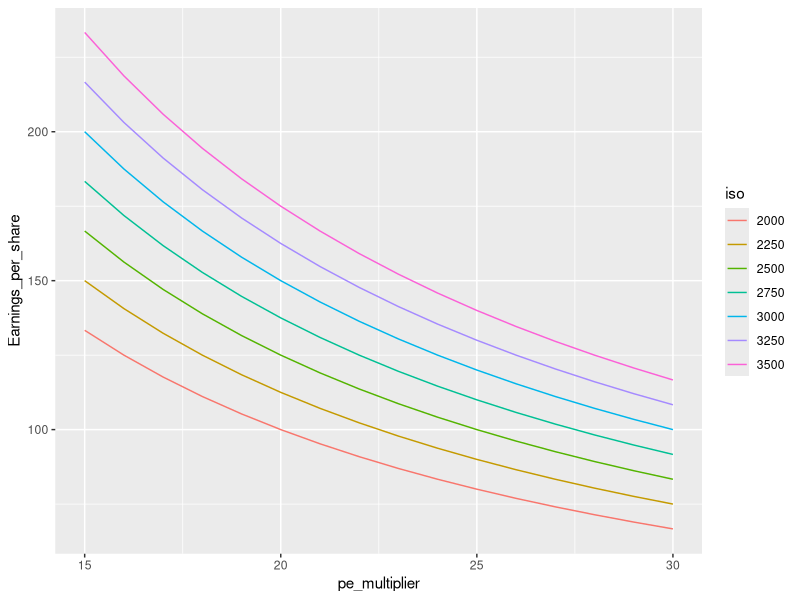

Recreate this plot in R.
## ---- chunk 1
knitr::opts_chunk$set(echo = FALSE)
## ---- chunk 2
library(tidyr)
library(ggplot2)
library(stringr)
pe_multiplier=seq(15,30,1)
eps2750=2750/pe_multiplier
eps2500=2500/pe_multiplier
eps2250=2250/pe_multiplier
eps2000=2000/pe_multiplier
eps3000=3000/pe_multiplier
eps3250=3250/pe_multiplier
eps3500=3500/pe_multiplier
cm=data.frame(pe_multiplier,eps2000,eps2250,eps2500,eps2750,eps3000,eps3250,eps3500)
cmlong=gather(cm,"iso","Earnings_per_share",-pe_multiplier)
cmlong$iso=str_sub(cmlong$iso,4)
ggplot(cmlong,aes(y=Earnings_per_share,x=pe_multiplier,group=iso,color=iso))+geom_line()
